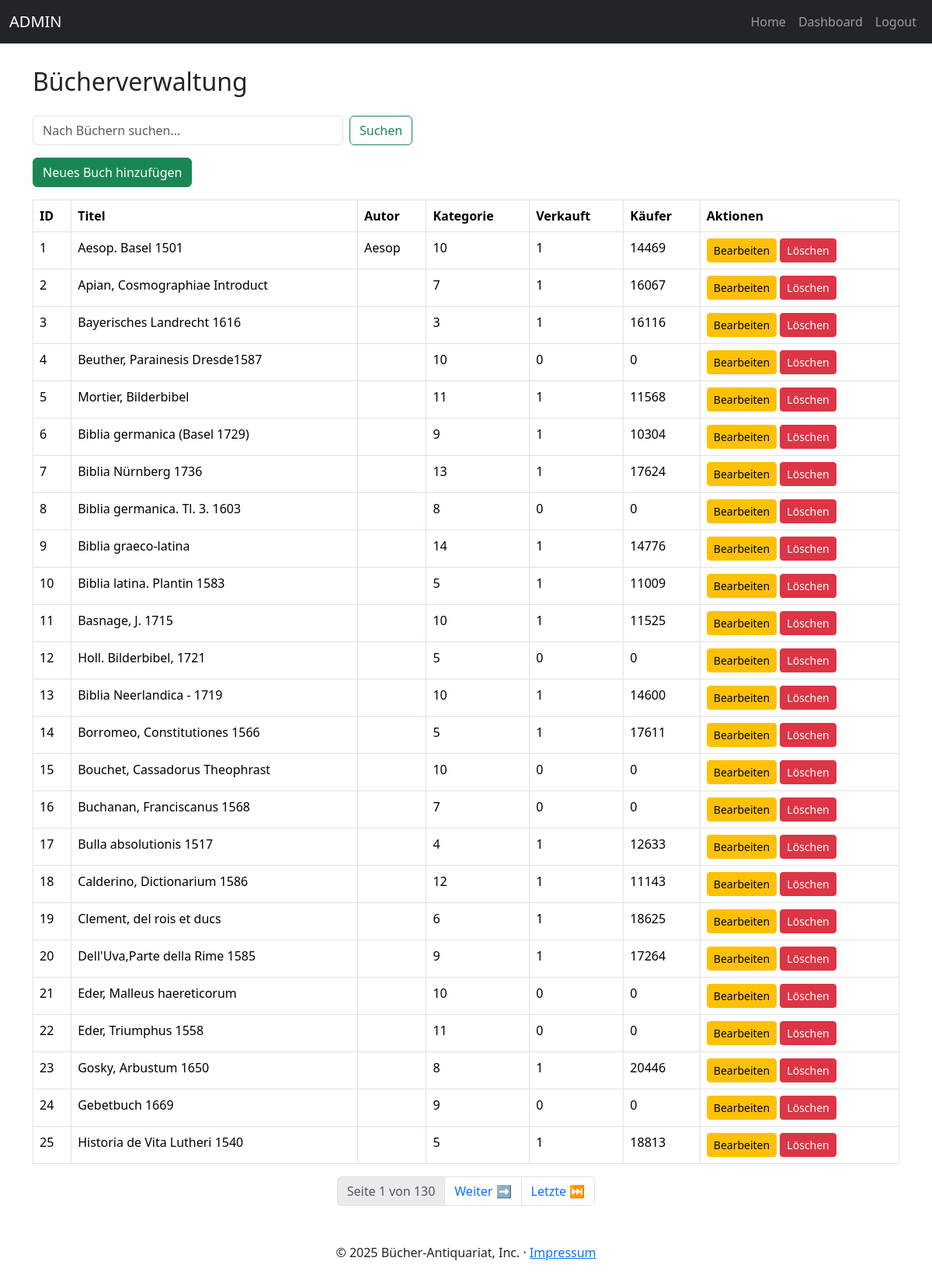
Page /admintools/books.php (signed in) on the committed database.
### tables this page shows
CREATE TABLE `buecher` (
  `id` int NOT NULL,
  `katalog` int DEFAULT NULL,
  `nummer` int DEFAULT NULL,
  `Title` varchar(34) DEFAULT NULL,
  `kategorie` int DEFAULT NULL,
  `verkauft` int DEFAULT NULL,
  `kaufer` int DEFAULT NULL,
  `autor` varchar(87) DEFAULT NULL,
  `Beschreibung` varchar(4242) DEFAULT NULL,
  `foto` varchar(8) DEFAULT NULL,
  `verfasser` int DEFAULT NULL,
  `zustand` varchar(1) DEFAULT NULL
);

### admintools/books.php (the view, shortened to what this page needs)
<?php
require '../db.php';
$search = isset($_GET['search']) ? $con->real_escape_string($_GET['search']) : '';
$page = isset($_GET['page']) && is_numeric($_GET['page']) ? (int)$_GET['page'] : 1;
$limit = 25;
$offset = ($page - 1) * $limit;
$total_sql = "SELECT COUNT(*) AS total FROM buecher WHERE Title LIKE '%$search%' OR autor LIKE '%$search%' OR kategorie LIKE '%$search%'";
$total_result = $con->query($total_sql);
$total_row = $total_result->fetch_assoc();
$total_entries = $total_row['total'];
$total_pages = ceil($total_entries / $limit);
$sql = "SELECT * FROM buecher WHERE Title LIKE '%$search%' OR autor LIKE '%$search%' OR kategorie LIKE '%$search%' LIMIT $limit OFFSET $offset";
$result = $con->query($sql);
?>
<!doctype html>
<html lang="en">
<head>
    <link href="https://cdn.jsdelivr.net/npm/bootstrap@5.3.3/dist/css/bootstrap.min.css" rel="stylesheet">
    <link rel="stylesheet" href="style.css">
</head>
<body>
<header>
    <nav class="navbar navbar-expand-md navbar-dark bg-dark" style="position: fixed; width: 100%; z-index: 1000; top: 0">
        <div class="container-fluid">
            <a class="navbar-brand" href="dashboard.php">ADMIN</a>
            <div class="collapse navbar-collapse" id="navbarCollapse">
                <ul class="navbar-nav ms-auto">
                    <li class="nav-item"><a class="nav-link" href="../loggedin/index.php">Home</a></li>
                    <li class="nav-item"><a class="nav-link" href="dashboard.php">Dashboard</a></li>
                    <li class="nav-item"><a class="nav-link" href="../logout.php">Logout</a></li>
                </ul>
            </div>
        </div>
    </nav>
</header>
<div class="container mt-5">
    <h2 class="mb-4"><br>Bücherverwaltung</h2>
    <form class="d-flex mb-3" method="get">
        <input class="form-control me-2" type="search" name="search" placeholder="Nach Büchern suchen..." value="<?php echo htmlspecialchars($search); ?>">
        <button class="btn btn-outline-success" type="submit">Suchen</button>
    </form>
    <a href="add_book.php" class="btn btn-success mb-3">Neues Buch hinzufügen</a>
    <table class="table table-bordered">
        <thead>
            <tr>
                <th>ID</th>
                <th>Titel</th>
                <th>Autor</th>
                <th>Kategorie</th>
                <th>Verkauft</th>
                <th>Käufer</th>
                <th>Aktionen</th>
            </tr>
        </thead>
        <tbody>
            <?php
            if ($result->num_rows > 0) {
                while ($row = $result->fetch_assoc()) {
                    echo "<tr>";
                    echo "<td>{$row['id']}</td>";
                    echo "<td>{$row['Title']}</td>";
                    echo "<td>{$row['autor']}</td>";
                    echo "<td>{$row['kategorie']}</td>";
                    echo "<td>{$row['verkauft']}</td>";
                    echo "<td>{$row['kaufer']}</td>";
                    echo "<td>";
                    echo "<a href='edit_book.php?id={$row['id']}' class='btn btn-warning btn-sm'>Bearbeiten</a> ";
                    echo "<a href='delete_book.php?id={$row['id']}' class='btn btn-danger btn-sm' onclick='return confirm(\"Sind Sie sicher?\")'>Löschen</a>";
                    echo "</td>";
                    echo "</tr>";
                }
            } else {
                echo "<tr><td colspan='7' class='text-center'>Keine Bücher gefunden</td></tr>";
            }
            ?>
        </tbody>
    </table>
    <nav aria-label="Page navigation">
        <ul class="pagination justify-content-center">
            <li class="page-item disabled"><span class="page-link">Seite <?= $page ?> von <?= $total_pages ?></span></li>
            <?php if ($page < $total_pages): ?>
                <li class="page-item"><a class="page-link" href="?page=<?= $page + 1 ?>&search=<?= urlencode($search) ?>">Weiter ➡</a></li>
                <li class="page-item"><a class="page-link" href="?page=<?= $total_pages ?>&search=<?= urlencode($search) ?>">Letzte ⏭</a></li>
            <?php endif; ?>
        </ul>
    </nav>
</div>
<footer class="container mt-5 text-center">
    <p>&copy; 2025 Bücher-Antiquariat, Inc. &middot; <a href="../impressum.php">Impressum</a></p>
</footer><br><br><br>
</body>
</html>

### style.css (style rules this page uses)
body { color: rgb(var(--bs-tertiary-color-rgb)); }
html, body { height: 100%; }
form.d-flex input[type="search"] { max-width: 400px; }

### rows in the picture
buecher: id "1", Title "Aesop. Basel 1501", autor "Aesop", kategorie "10", verkauft "1", kaufer "14469"
buecher: id "2", Title "Apian, Cosmographiae Introduct", kategorie "7", verkauft "1", kaufer "16067"
buecher: id "3", Title "Bayerisches Landrecht 1616", kategorie "3", verkauft "1", kaufer "16116"
buecher: id "4", Title "Beuther, Parainesis Dresde1587", kategorie "10", verkauft "0", kaufer "0"
buecher: id "5", Title "Mortier, Bilderbibel", kategorie "11", verkauft "1", kaufer "11568"
buecher: id "6", Title "Biblia germanica (Basel 1729)", kategorie "9", verkauft "1", kaufer "10304"
buecher: id "7", Title "Biblia Nürnberg 1736", kategorie "13", verkauft "1", kaufer "17624"
buecher: id "8", Title "Biblia germanica. Tl. 3. 1603", kategorie "8", verkauft "0", kaufer "0"
buecher: id "9", Title "Biblia graeco-latina", kategorie "14", verkauft "1", kaufer "14776"
buecher: id "10", Title "Biblia latina. Plantin 1583", kategorie "5", verkauft "1", kaufer "11009"
buecher: id "11", Title "Basnage, J. 1715", kategorie "10", verkauft "1", kaufer "11525"
buecher: id "12", Title "Holl. Bilderbibel, 1721", kategorie "5", verkauft "0", kaufer "0"
buecher: id "13", Title "Biblia Neerlandica - 1719", kategorie "10", verkauft "1", kaufer "14600"
buecher: id "14", Title "Borromeo, Constitutiones 1566", kategorie "5", verkauft "1", kaufer "17611"
buecher: id "15", Title "Bouchet, Cassadorus Theophrast", kategorie "10", verkauft "0", kaufer "0"
buecher: id "16", Title "Buchanan, Franciscanus 1568", kategorie "7", verkauft "0", kaufer "0"
buecher: id "17", Title "Bulla absolutionis 1517", kategorie "4", verkauft "1", kaufer "12633"
buecher: id "18", Title "Calderino, Dictionarium 1586", kategorie "12", verkauft "1", kaufer "11143"
buecher: id "19", Title "Clement, del rois et ducs", kategorie "6", verkauft "1", kaufer "18625"
buecher: id "20", Title "Dell'Uva,Parte della Rime 1585", kategorie "9", verkauft "1", kaufer "17264"
buecher: id "21", Title "Eder, Malleus haereticorum", kategorie "10", verkauft "0", kaufer "0"
buecher: id "22", Title "Eder, Triumphus 1558", kategorie "11", verkauft "0", kaufer "0"
buecher: id "23", Title "Gosky, Arbustum 1650", kategorie "8", verkauft "1", kaufer "20446"
buecher: id "24", Title "Gebetbuch 1669", kategorie "9", verkauft "0", kaufer "0"
buecher: id "25", Title "Historia de Vita Lutheri 1540", kategorie "5", verkauft "1", kaufer "18813"

### other values in the picture
$page "1"
$total_pages "130"
